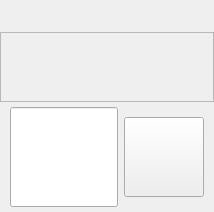
<?xml version="1.0" encoding="UTF-8"?>
<ui version="4.0">
 <class>chat</class>
 <widget class="QWidget" name="chat">
  <property name="windowTitle">
   <string>Chat</string>
  </property>
  <layout class="QVBoxLayout" name="verticalLayout_main">
   <property name="spacing">
    <number>0</number>
   </property>
   <property name="leftMargin">
    <number>0</number>
   </property>
   <property name="topMargin">
    <number>0</number>
   </property>
   <property name="rightMargin">
    <number>0</number>
   </property>
   <property name="bottomMargin">
    <number>0</number>
   </property>
   <item>
    <widget class="QWidget" name="horizontalLayoutWidget_2" native="true">
     <property name="sizePolicy">
      <sizepolicy hsizetype="Preferred" vsizetype="Fixed">
       <horstretch>0</horstretch>
       <verstretch>0</verstretch>
      </sizepolicy>
     </property>
     <layout class="QHBoxLayout" name="horizontalLayout_2">
      <property name="leftMargin">
       <number>10</number>
      </property>
      <property name="topMargin">
       <number>5</number>
      </property>
      <property name="rightMargin">
       <number>10</number>
      </property>
      <property name="bottomMargin">
       <number>5</number>
      </property>
      <item>
       <widget class="QLabel" name="label">
        <property name="text">
         <string/>
        </property>
       </widget>
      </item>
      <item>
       <spacer name="horizontalSpacer">
        <property name="orientation">
         <enum>Qt::Horizontal</enum>
        </property>
        <property name="sizeHint" stdset="0">
         <size>
          <width>40</width>
          <height>20</height>
         </size>
        </property>
       </spacer>
      </item>
      <item>
       <widget class="QPushButton" name="pushButton_2">
        <property name="maximumSize">
         <size>
          <width>52</width>
          <height>36</height>
         </size>
        </property>
        <property name="toolTip">
         <string>Clear</string>
        </property>
        <property name="layoutDirection">
         <enum>Qt::LeftToRight</enum>
        </property>
        <property name="text">
         <string/>
        </property>
        <property name="icon">
         <iconset resource="../Resource.qrc">
          <normaloff>:/public/IconaMoon/Interface/Restart - 24x24.png</normaloff>:/public/IconaMoon/Interface/Restart - 24x24.png</iconset>
        </property>
        <property name="iconSize">
         <size>
          <width>36</width>
          <height>36</height>
         </size>
        </property>
        <property name="flat">
         <bool>true</bool>
        </property>
       </widget>
      </item>
     </layout>
    </widget>
   </item>
   <item>
    <widget class="QScrollArea" name="scrollArea">
     <property name="sizePolicy">
      <sizepolicy hsizetype="Expanding" vsizetype="Expanding">
       <horstretch>0</horstretch>
       <verstretch>1</verstretch>
      </sizepolicy>
     </property>
     <property name="verticalScrollBarPolicy">
      <enum>Qt::ScrollBarAsNeeded</enum>
     </property>
     <property name="horizontalScrollBarPolicy">
      <enum>Qt::ScrollBarAsNeeded</enum>
     </property>
     <property name="widgetResizable">
      <bool>true</bool>
     </property>
     <widget class="QWidget" name="scrollAreaWidgetContents">
      <property name="geometry">
       <rect>
        <x>0</x>
        <y>0</y>
        <width>629</width>
        <height>409</height>
       </rect>
      </property>
      <property name="sizePolicy">
       <sizepolicy hsizetype="Preferred" vsizetype="Preferred">
        <horstretch>0</horstretch>
        <verstretch>0</verstretch>
       </sizepolicy>
      </property>
     </widget>
    </widget>
   </item>
   <item>
    <widget class="QWidget" name="horizontalLayoutWidget" native="true">
     <property name="sizePolicy">
      <sizepolicy hsizetype="Preferred" vsizetype="Fixed">
       <horstretch>0</horstretch>
       <verstretch>0</verstretch>
      </sizepolicy>
     </property>
     <layout class="QHBoxLayout" name="horizontalLayout">
      <property name="leftMargin">
       <number>10</number>
      </property>
      <property name="topMargin">
       <number>5</number>
      </property>
      <property name="rightMargin">
       <number>10</number>
      </property>
      <property name="bottomMargin">
       <number>5</number>
      </property>
      <item>
       <widget class="QLineEdit" name="lineEdit">
        <property name="minimumSize">
         <size>
          <width>0</width>
          <height>100</height>
         </size>
        </property>
        <property name="sizePolicy">
         <sizepolicy hsizetype="Expanding" vsizetype="Fixed">
          <horstretch>1</horstretch>
          <verstretch>0</verstretch>
         </sizepolicy>
        </property>
       </widget>
      </item>
      <item>
       <widget class="QPushButton" name="pushButton">
        <property name="minimumSize">
         <size>
          <width>80</width>
          <height>80</height>
         </size>
        </property>
        <property name="maximumSize">
         <size>
          <width>80</width>
          <height>80</height>
         </size>
        </property>
        <property name="toolTip">
         <string>Send</string>
        </property>
        <property name="text">
         <string/>
        </property>
        <property name="icon">
         <iconset resource="../Resource.qrc">
          <normaloff>:/public/IconaMoon/Communication/Send - 24x24.png</normaloff>:/public/IconaMoon/Communication/Send - 24x24.png</iconset>
        </property>
        <property name="iconSize">
         <size>
          <width>72</width>
          <height>72</height>
         </size>
        </property>
       </widget>
      </item>
     </layout>
    </widget>
   </item>
  </layout>
 </widget>
 <resources>
  <include location="../Resource.qrc"/>
 </resources>
 <connections/>
</ui>
